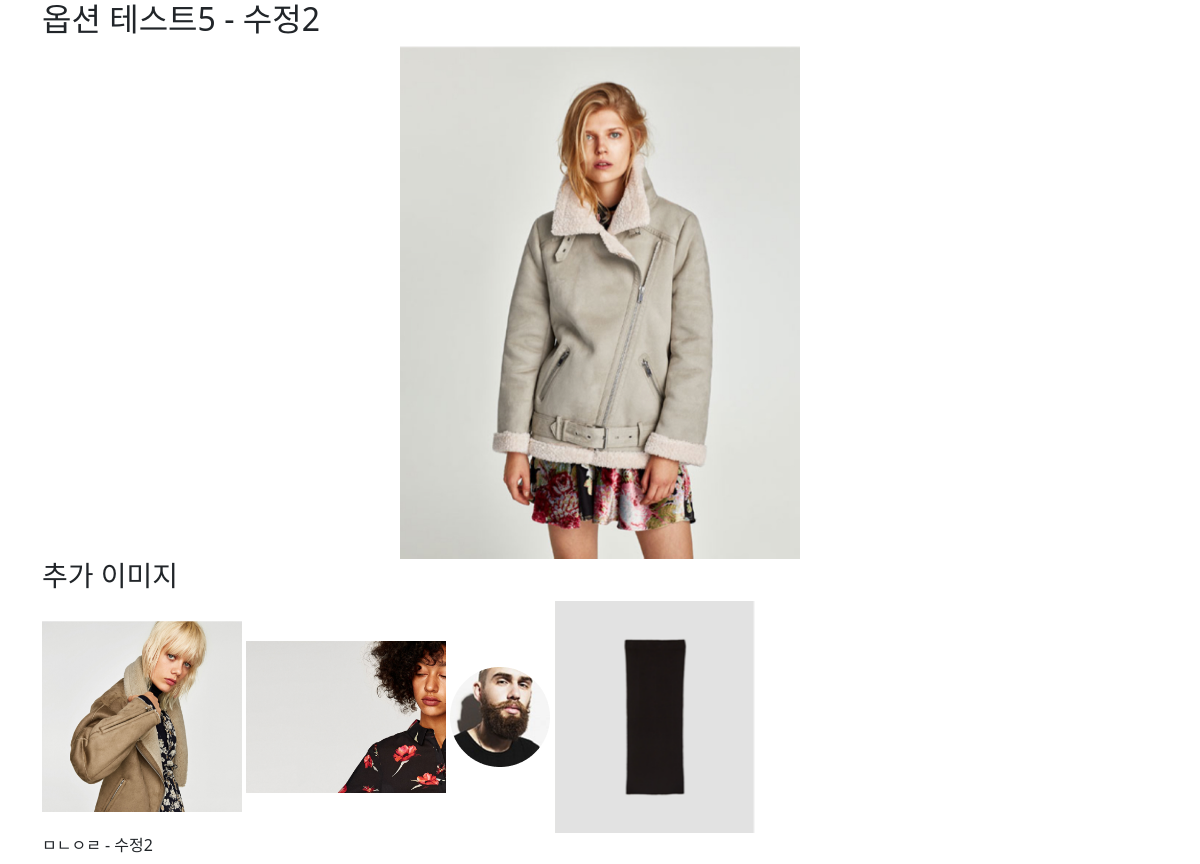
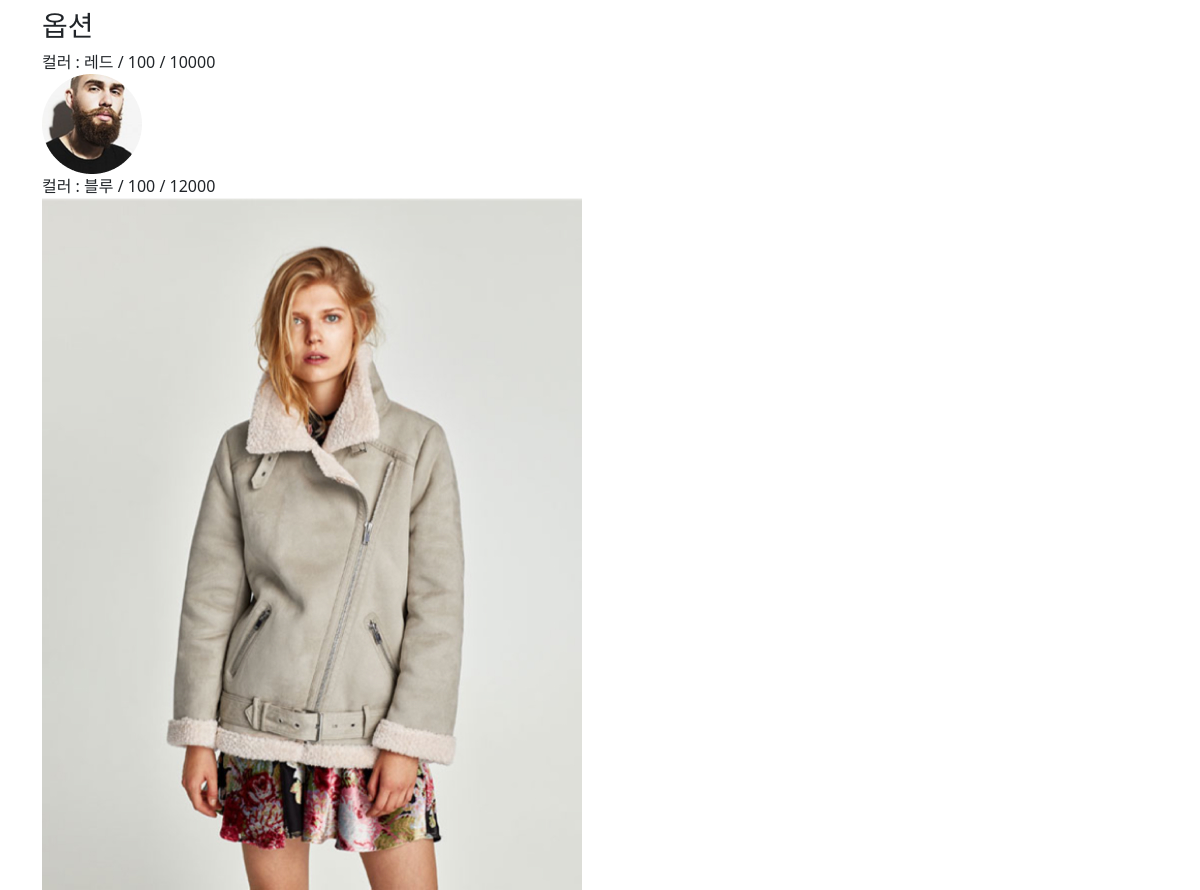
The page /admin/product/product_view.php?pid=22 (signed in) on the database its author committed (2 pictures, top to bottom).
### tables this page shows
CREATE TABLE `products` (
  `pid` int(11) NOT NULL,
  `name` varchar(100) NOT NULL,
  `cate` varchar(100) NOT NULL,
  `content` text NOT NULL,
  `thumbnail` varchar(100) NOT NULL,
  `price` double NOT NULL,
  `sale_price` double DEFAULT NULL,
  `sale_ratio` double DEFAULT NULL,
  `cnt` int(11) DEFAULT NULL,
  `sale_cnt` int(11) DEFAULT NULL,
  `ismain` tinyint(4) DEFAULT NULL,
  `isnew` tinyint(4) DEFAULT NULL,
  `isbest` tinyint(4) DEFAULT NULL,
  `isrecom` tinyint(4) DEFAULT NULL,
  `locate` tinyint(4) DEFAULT NULL,
  `userid` varchar(100) DEFAULT NULL,
  `sale_end_date` datetime DEFAULT NULL,
  `reg_date` datetime DEFAULT NULL,
  `status` tinyint(4) DEFAULT NULL,
  `delivery_fee` double DEFAULT NULL,
  `product_image` varchar(100) DEFAULT NULL
);

CREATE TABLE `product_image_table` (
  `imgid` int(11) NOT NULL,
  `pid` int(11) DEFAULT NULL,
  `userid` varchar(100) DEFAULT NULL,
  `filename` varchar(100) DEFAULT NULL,
  `regdate` datetime DEFAULT current_timestamp(),
  `status` tinyint(4) DEFAULT 1
);

CREATE TABLE `product_options` (
  `poid` int(11) NOT NULL,
  `pid` int(11) DEFAULT NULL,
  `cate` varchar(100) DEFAULT NULL,
  `option_name` varchar(100) DEFAULT NULL,
  `option_cnt` int(11) DEFAULT NULL,
  `option_price` int(11) DEFAULT NULL,
  `image_url` varchar(300) DEFAULT NULL,
  `status` tinyint(4) DEFAULT 1
);

### admin/product/product_view.php (the view, shortened to what this page needs)
<?php
include_once $_SERVER['DOCUMENT_ROOT'] . '/pinkping/inc/header.php';
$pid = $_GET['pid'];
$sql = "SELECT * FROM products WHERE pid = {$pid}";
$result = $mysqli -> query($sql);
$rs = $result->fetch_object();
$imgSql = "SELECT * FROM product_image_table WHERE pid = {$pid}";
$imgrs = $mysqli -> query($imgSql);
while ($irs = $imgrs->fetch_object()) {
    $rsArr[] = $irs;
}
$optSql = "SELECT * FROM product_options WHERE pid = {$pid}";
$optrs = $mysqli -> query($optSql);
while ($ors = $optrs->fetch_object()) {
    $optArr[] = $ors;
}
?>
<div class="container">
    <h2><?= $rs->name; ?></h2>
    <div class="thumbnail">
        <img src="<?= $rs->thumbnail; ?>" alt="">
    </div>
    <h3>추가 이미지</h3>
    <div class="addedImage">
        <?php
        if(isset($rsArr)){
            foreach($rsArr as $ra){
                ?>
                <img src="/pinkping/admin/upload/<?= $ra->filename; ?>" alt="">
                <?php
            }
        }
        ?>
    </div>
    <div class="description">
        <?= $rs->content; ?>
    </div>
    <h3>옵션</h3>
    <?php
        if(isset($optArr)){
            foreach($optArr as $oa){
                echo $oa -> cate." : ".$oa -> option_name." / ".$oa -> option_cnt." / ".$oa -> option_price."<br/>";
                echo "<img src=\"".$oa -> image_url."\" alt=\"\"><br/>";
            }
        }
    ?>
</div>
<?php
include_once $_SERVER['DOCUMENT_ROOT'] . '/pinkping/inc/footer.php';
?>

### admin/product/product_view.php (style rules this page uses)
.thumbnail { text-align: center; }
.thumbnail img { max-width: 400px; }
.addedImage img { max-width: 200px; }

### rows shown on the page
products: thumbnail (picture), content "ㅁㄴㅇㄹ - 수정2"
product_image_table: filename (picture)
product_image_table: filename (picture)
product_image_table: filename (picture)
product_image_table: filename (picture)
product_options: cate "컬러", option_name "레드", option_cnt "100", option_price "10000", image_url (picture)
product_options: cate "컬러", option_name "블루", option_cnt "100", option_price "12000", image_url (picture)
